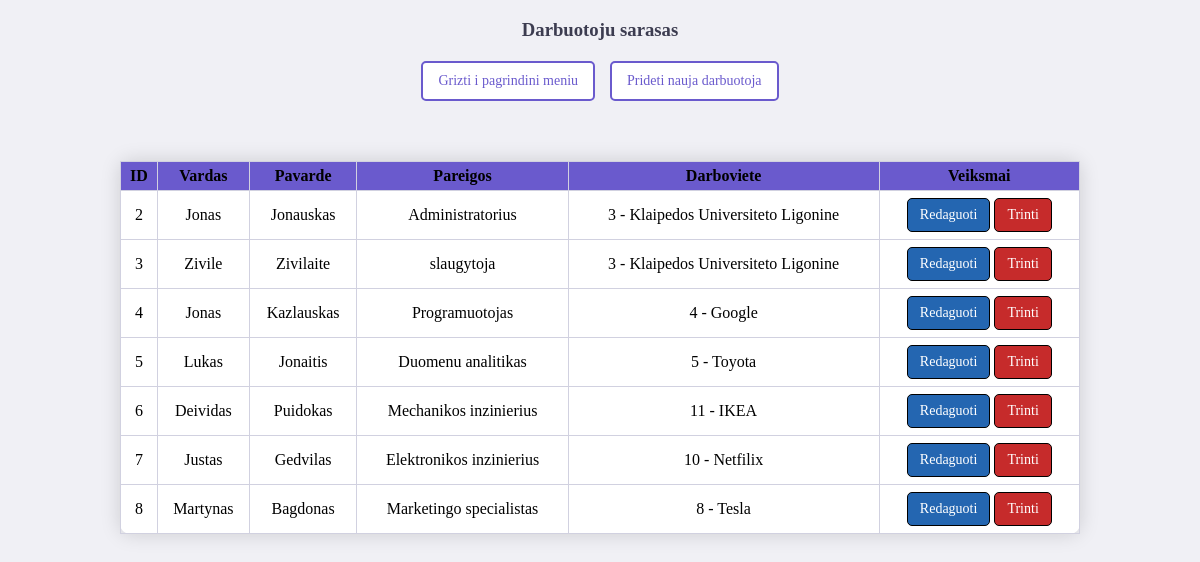
Page /darbuotojai on the earlier database version.
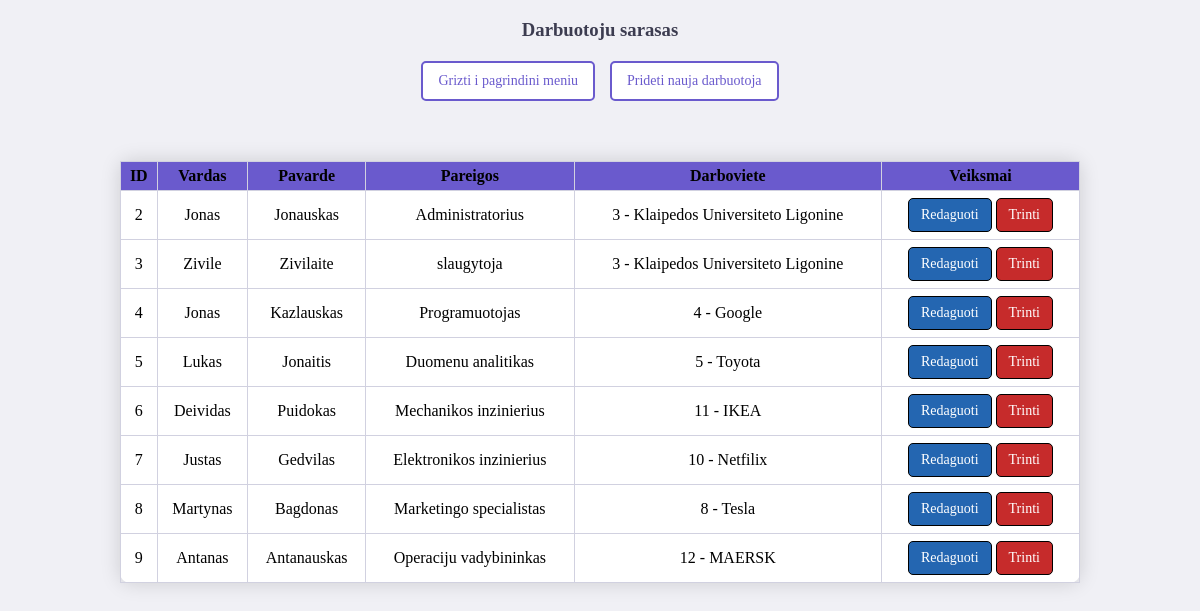
Same page on the later database version.
### app.py (models this page shows, shortened)
class Darbuotojas(db.Model):
    id = db.Column(db.Integer, primary_key=True)
    vardas = db.Column(db.String(50), nullable=False)
    pavarde = db.Column(db.String(50), nullable=False)
    pareigos = db.Column(db.String(50), nullable=False)
    darboviete_id = db.Column(db.Integer, db.ForeignKey('darboviete.id'), nullable=False)

class Darboviete(db.Model):
    id = db.Column(db.Integer, primary_key=True)
    pavadinimas = db.Column(db.String(50), nullable=False)
    miestas = db.Column(db.String(50), nullable=False)
    darbuotojai = db.relationship('Darbuotojas', backref='darboviete', lazy=True)

### app.py (the view)
@app.route('/darbuotojai', methods=['GET'])
def darbuotojai():
    darbuotojai = Darbuotojas.query.all()
    return render_template('darbuotojai.html', darbuotojai=darbuotojai)

### templates/darbuotojai.html (shortened to what this page needs)
<!DOCTYPE html>
<html lang="en">
<head>
    <link rel="stylesheet" href="/static/style.css">
</head>
<body>
<h3>Darbuotoju sarasas</h3>
<div class="buttonContainer">
    <a href="/" class="whiteButton">Grizti i pagrindini meniu</a>
    <a href="/prideti-darbuotoja" class="whiteButton">Prideti nauja darbuotoja</a>
</div>
<br>
<table>
    <thead>
    <tr>
        <th>ID</th>
        <th>Vardas</th>
        <th>Pavarde</th>
        <th>Pareigos</th>
        <th>Darboviete</th>
        <th>Veiksmai</th>
    </tr>
    </thead>
    <tbody>
    {% for darbuotojas in darbuotojai %}
    <tr>
        <td>{{darbuotojas.id}}</td>
        <td>{{darbuotojas.vardas}}</td>
        <td>{{darbuotojas.pavarde}}</td>
        <td>{{darbuotojas.pareigos}}</td>
        <td>{{darbuotojas.darboviete_id}} - {{darbuotojas.darboviete.pavadinimas}}</td>
        <td>
            <a href="{{ url_for('redaguoti_darbuotoja', id=darbuotojas.id) }}" class="buttonBlue" >Redaguoti</a>
            <a href="{{ url_for('trinti_darbuotoja', id=darbuotojas.id) }}" class="buttonRed">Trinti</a>
        </td>
    </tr>
    {% endfor %}
    </tbody>
</table>
</body>
</html>

### static/style.css (style rules this page uses)
body { background-color: #f0f0f5; font-family: "Times New Roman", Times, serif; margin: 0; padding: 0; }
h3 { font-weight: bold; text-align: center; color: #3c3c50; }
table { width: 80%; border-collapse: collapse; background-color: #ffffff; box-shadow: 0 0 20px rgba(0, 0, 0, 0.15); margin: 20px auto; border-radius: 10px; }
th, td { border: 1px solid #d1d1e0; padding: 5px; text-align: center; }
th { background-color: #6a5acd; }
a { display: inline-block; padding: 2px 5px; margin: 2px 0; text-decoration: none; text-align: center; border: none; cursor: pointer; color: black; }
.buttonRed { background-color: rgb(198, 43, 43); color: white; padding: 8px 12px; border-radius: 5px; border: 0.5px solid black; font-size: 14px; transition: background-color 0.2s ease-in-out; }
.buttonBlue { background-color: rgb(36, 102, 177); color: white; padding: 8px 12px; border-radius: 5px; border: 0.5px solid black; font-size: 14px; transition: background-color 0.2s ease-in-out; }
.whiteButton { background-color: white; color: #6a5acd; border: 2px solid #6a5acd; padding: 10px 15px; border-radius: 5px; font-size: 14px; cursor: pointer; text-decoration: none; transition: all 0.3s ease-in-out; }
.buttonContainer { display: flex; justify-content: center; gap: 15px; margin-bottom: 20px; }

Differences in the rows shown:
added Darbuotojas: id "9", vardas "Antanas", pavarde "Antanauskas", pareigos "Operaciju vadybininkas", darboviete_id "12", darboviete.pavadinimas "MAERSK"
